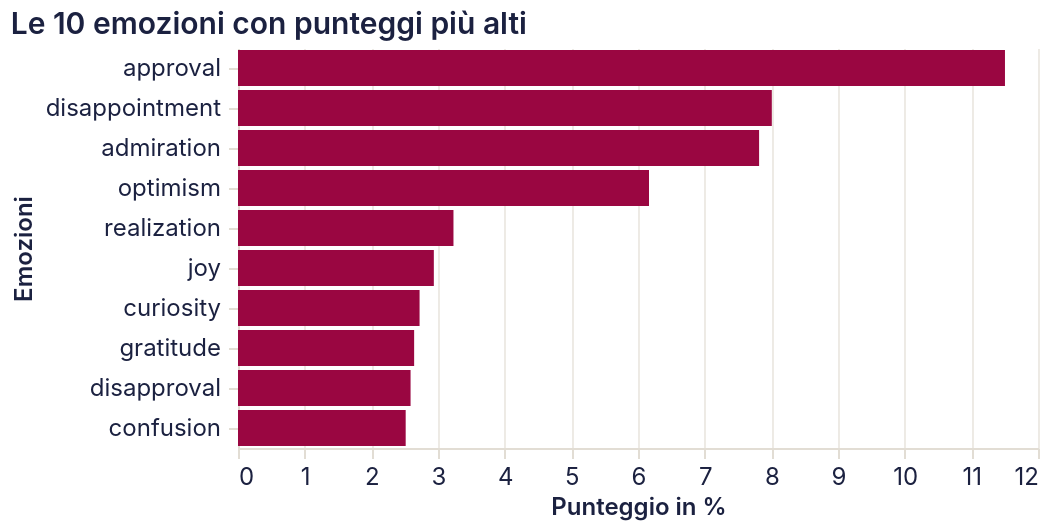

Vega-Lite specification for this chart:
### Vega-Lite specification from a JSON file in a GitHub repository (floating-point values rounded to 4 significant figures)
{"config": {"background": "transparent", "view": {"continuousWidth": 400, "continuousHeight": 300, "stroke": null, "fill": null}, "mark": {"color": "#1b2140"}, "arc": {"fill": "#1b2140"}, "area": {"fill": "#1b2140", "line": true, "fillOpacity": 0.15}, "line": {"stroke": "#1b2140", "strokeWidth": 2}, "path": {"stroke": "#1b2140"}, "rect": {"fill": "#1b2140"}, "bar": {"fill": "#1b2140"}, "point": {"fill": "#1b2140", "filled": true}, "shape": {"stroke": "#1b2140"}, "symbol": {"fill": "#1b2140"}, "title": {"color": "#1b2140", "anchor": "start", "fontSize": 15, "font": "Inter, system-ui, -apple-system, BlinkMacSystemFont, 'Segoe UI', Roboto, sans-serif", "fontWeight": 600, "subtitleColor": "#1b2140", "subtitleFont": "Inter, system-ui, -apple-system, BlinkMacSystemFont, 'Segoe UI', Roboto, sans-serif"}, "axis": {"labelColor": "#1b2140", "labelFontSize": 12, "labelFont": "Inter, system-ui, -apple-system, BlinkMacSystemFont, 'Segoe UI', Roboto, sans-serif", "labelFontWeight": 400, "titleColor": "#1b2140", "titleFont": "Inter, system-ui, -apple-system, BlinkMacSystemFont, 'Segoe UI', Roboto, sans-serif", "titleFontWeight": 600, "titleFontSize": 12, "grid": true, "gridColor": "#e2ddd4", "gridWidth": 0.6, "domainColor": "#e2ddd4", "tickColor": "#e2ddd4", "labelAngle": 0, "labelPadding": 4, "tickSize": 5}, "axisBand": {"grid": false}, "legend": {"labelFontSize": 11, "titleFontSize": 12, "labelFont": "Inter, system-ui, -apple-system, BlinkMacSystemFont, 'Segoe UI', Roboto, sans-serif", "titleFont": "Inter, system-ui, -apple-system, BlinkMacSystemFont, 'Segoe UI', Roboto, sans-serif", "labelColor": "#1b2140", "titleColor": "#1b2140", "symbolType": "circle", "padding": 4}, "range": {"category": ["#1b2140", "#ff8009", "#9a0641", "#ffe34a", "#e7b6af", "#0088b0", "#e03830"]}}, "data": {"name": "data-ef16a4b84172232919b44c13bb4df784"}, "mark": {"type": "bar", "color": "#9a0641"}, "encoding": {"tooltip": [{"field": "score %", "title": "Punteggio in %", "type": "quantitative"}], "x": {"axis": {"title": "Punteggio in %"}, "field": "score %", "type": "quantitative"}, "y": {"axis": {"title": "Emozioni"}, "field": "emotion", "sort": "-x", "type": "nominal"}}, "title": "Le 10 emozioni con punteggi più alti", "$schema": "https://vega.github.io/schema/vega-lite/v6.4.1.json", "datasets": {"data-ef16a4b84172232919b44c13bb4df784": [{"emotion": "approval", "score %": 11.5}, {"emotion": "disappointment", "score %": 8.007}, {"emotion": "admiration", "score %": 7.816}, {"emotion": "optimism", "score %": 6.165}, {"emotion": "realization", "score %": 3.232}, {"emotion": "joy", "score %": 2.938}, {"emotion": "curiosity", "score %": 2.724}, {"emotion": "gratitude", "score %": 2.642}, {"emotion": "disapproval", "score %": 2.589}, {"emotion": "confusion", "score %": 2.515}]}}
